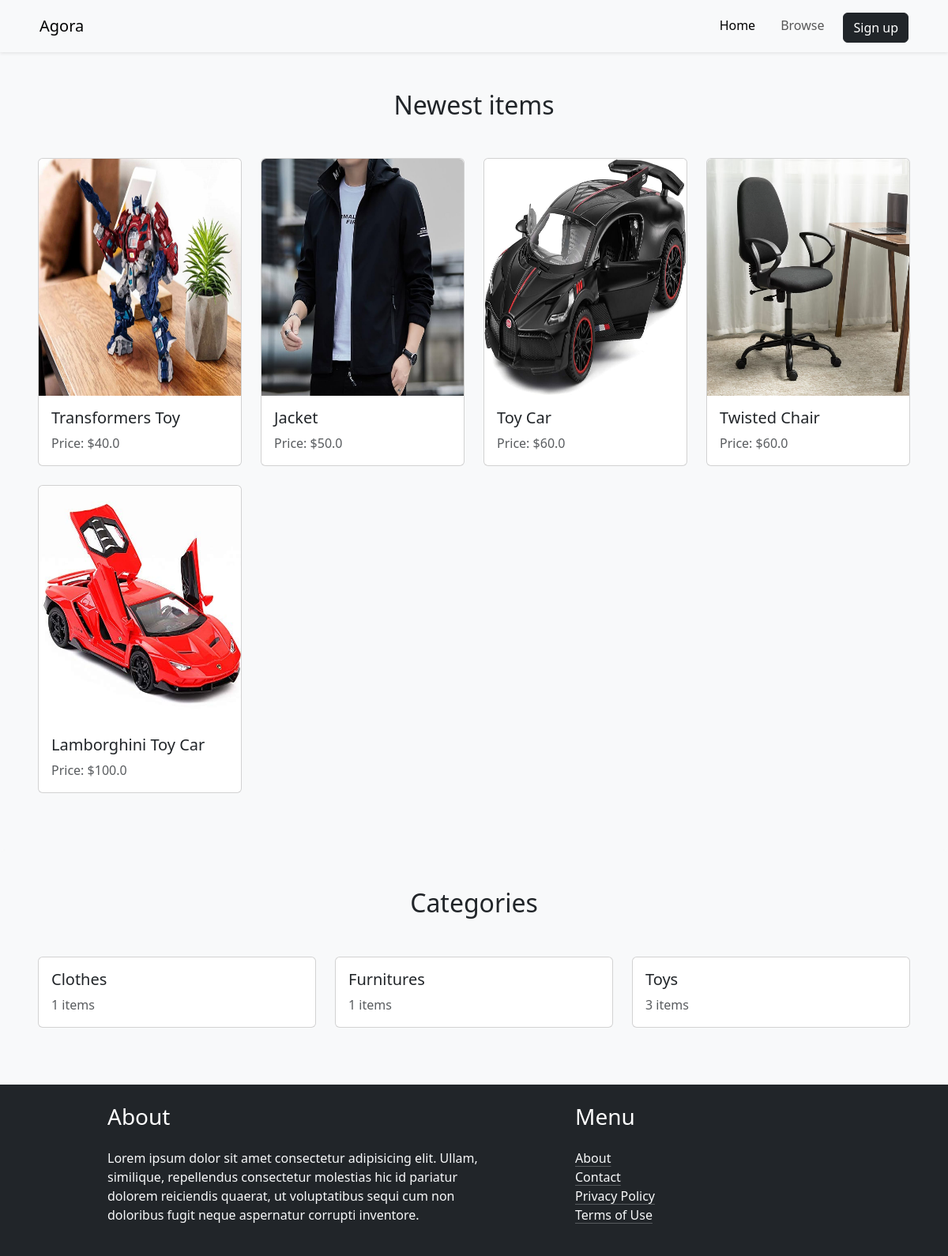
The page / on the database its author committed.
### item/models.py (models this page shows, shortened)
class Item(models.Model):
    category = models.ForeignKey(Category, related_name='items', on_delete=models.CASCADE)
    name = models.CharField(max_length=255)
    description = models.TextField(blank=True, null=True)
    price = models.FloatField()
    image = models.ImageField(upload_to='item_images', blank=True, null=True)
    is_sold = models.BooleanField(default=False)
    created_by = models.ForeignKey(User, related_name='items', on_delete=models.CASCADE)
    created_at = models.DateTimeField(auto_now_add = True)

class Category(models.Model):
    name = models.CharField(max_length=255)
    class Meta:
        ordering = ('name',)
        verbose_name_plural = 'Categories'

### core/views.py (the view)
# urls.py: path('', views.index, name='index'),
def index(request):
    items = Item.objects.filter(is_sold = False)[0:6]
    categories = Category.objects.all()
    return render(request, 'core/index.html', {
        'categories' : categories,
        'items' : items
    })

### core/templates/core/index.html (shortened to what this page needs)
{% extends 'core/base.html' %}
{% block content %}
    <div class="p-5 bg-light rounded">
        <h2 class="mb-5 text-center">Newest items</h2>
        <div class="row">
            {% for item in items %}
                <div class="col-lg-3 col-md-6 mb-4">
                    <a href="{% url 'item:detail' item.id %}" class="text-decoration-none">
                        <div class="card h-100">
                            <div class="card-img-container">
                                <img src="{{ item.image.url }}" class="rounded-top zoom-img" width="100%" height="300px" alt="{{ item.name }}">
                            </div>
                            <div class="card-body">
                                <h5 class="card-title">{{ item.name }}</h5>
                                <p class="card-text text-muted">Price: ${{ item.price }}</p>
                            </div>
                        </div>
                    </a>
                </div>
            {% endfor %}
        </div>
    </div>
    <div class="p-5 bg-light rounded">
        <h2 class="mb-5 text-center">Categories</h2>
        <div class="row">
            {% for category in categories %}
                <div class="col-md-4 mb-4">
                    <a href="{% url 'item:items' %}?query={{query}}&category={{category.id}}" class="text-decoration-none">
                        <div class="card h-100">
                            <div class="card-body">
                                <h5 class="card-title">{{ category.name }}</h5>
                                <p class="card-text text-muted">{{ category.items.count }} items</p>
                            </div>
                        </div>
                    </a>
                </div>
            {% endfor %}
        </div>
    </div>
{% endblock %}

### core/templates/core/base.html (style rules this page uses)
.card-img-container { overflow: hidden; }
.zoom-img { transition: transform 0.3s ease; }

### rows shown on the page
Item: image (picture), name "Transformers Toy", price "40.0"
Item: image (picture), name "Jacket", price "50.0"
Item: image (picture), name "Toy Car", price "60.0"
Item: image (picture), name "Twisted Chair", price "60.0"
Item: image (picture), name "Lamborghini Toy Car", price "100.0"
Category: name "Clothes", items.count "1"
Category: name "Furnitures", items.count "1"
Category: name "Toys", items.count "3"
